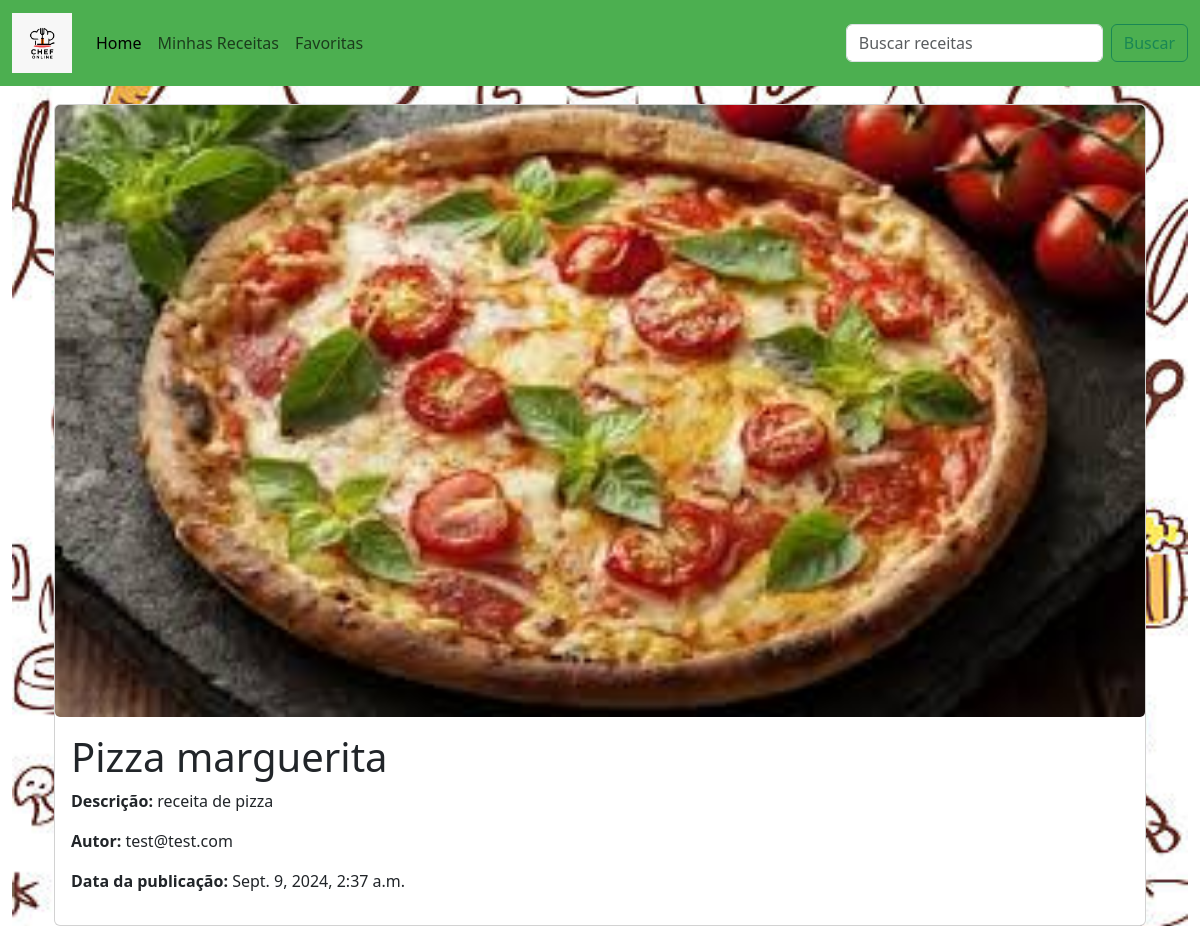
Page /detalhes/5/ on the committed database.
### publicacoes/models.py (models this page shows, shortened)
class Publicacao(models.Model):
    titulo = models.CharField(max_length=255)
    descricao = models.TextField()
    foto = models.ImageField(upload_to='fotos_receitas/')
    autor = models.ForeignKey(User, on_delete=models.CASCADE)
    likes = models.PositiveIntegerField(default=0)  # Atributo curtidas
    data_criacao = models.DateTimeField(auto_now_add=True)

### publicacoes/views.py (the view)
# urls.py: path('detalhes/<int:pk>/', views.detalhes_publicacao, name='detalhes_publicacao'),
def detalhes_publicacao(request, pk):
    publicacao = get_object_or_404(Publicacao, pk=pk)
    return render(request, 'detalhes_publicacao.html', {'publicacao': publicacao})

### publicacoes/templates/detalhes_publicacao.html (shortened to what this page needs)
{% extends 'base.html' %}
{% load static %}
{% block content %}
<div class="container">
    <div class="card">
        <img src="{{ publicacao.foto.url }}" alt="Foto da publicação" class="card-img">
        <div class="card-body">
            <h1>{{ publicacao.titulo }}</h1>
            <p class="description"><strong>Descrição:</strong> {{ publicacao.descricao }}</p>
            <p><strong>Autor:</strong> {{ publicacao.autor.username }}</p>
            <p><strong>Data da publicação:</strong> {{ publicacao.data_criacao }}</p>
        </div>
    </div>
</div>
{% endblock %}

### rows in the picture
Publicacao: foto (picture), titulo "Pizza marguerita", descricao "receita de pizza", autor.username "test@test.com", data_criacao "Sept. 9, 2024, 2:37 a.m."
